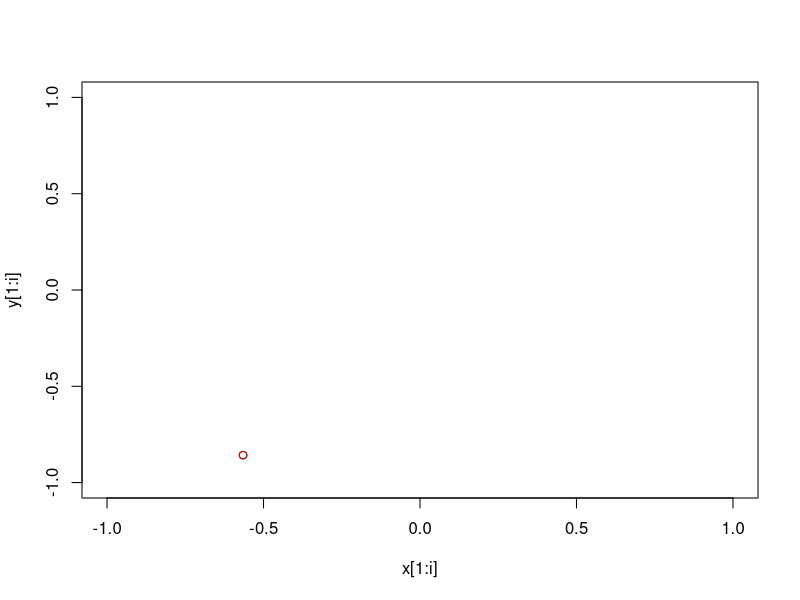
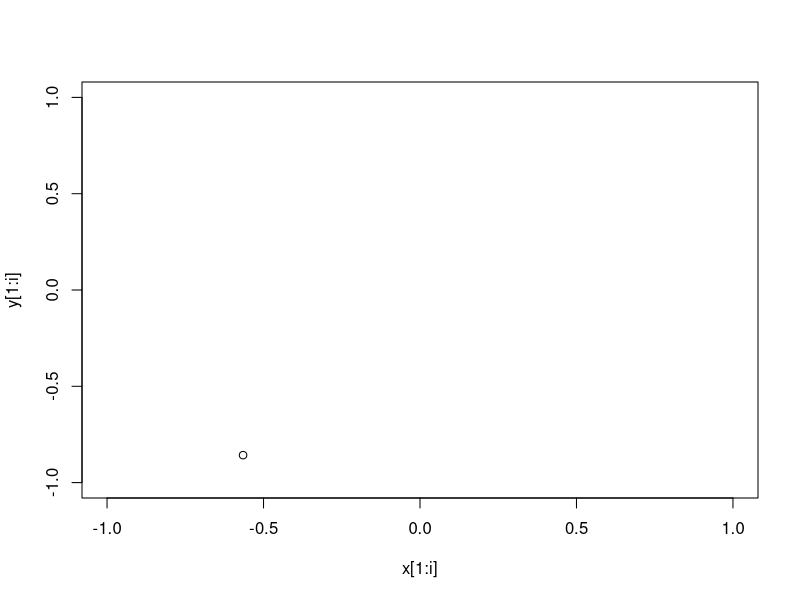
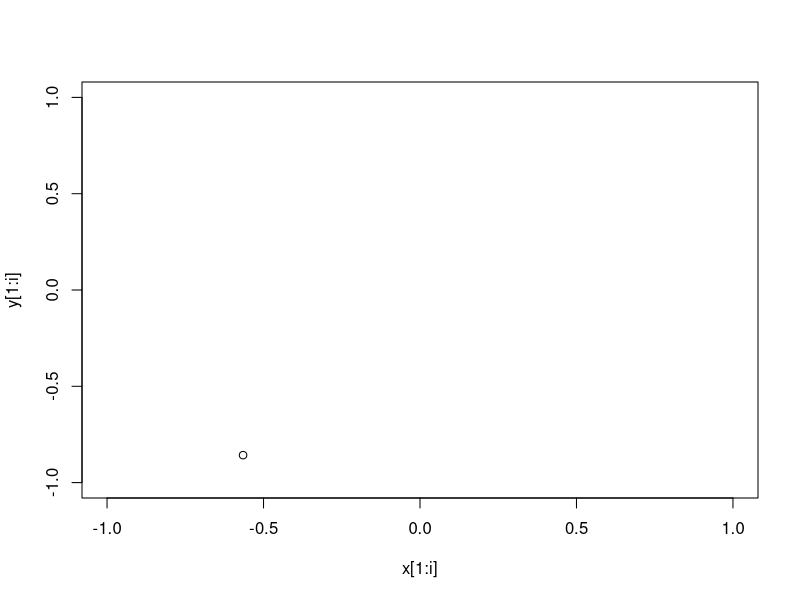
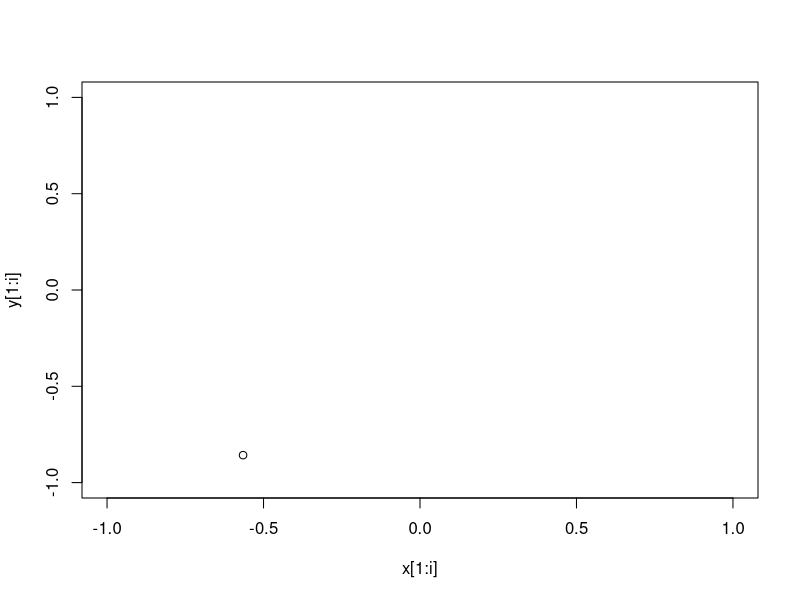
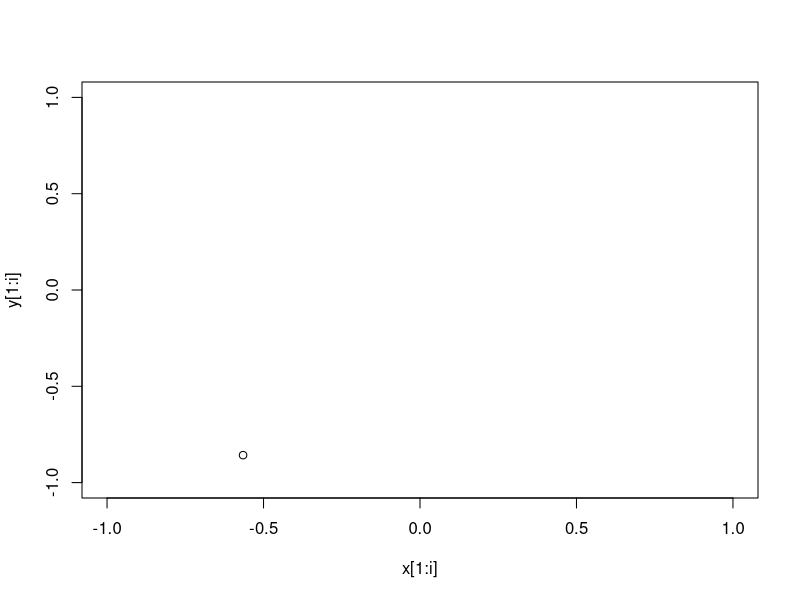
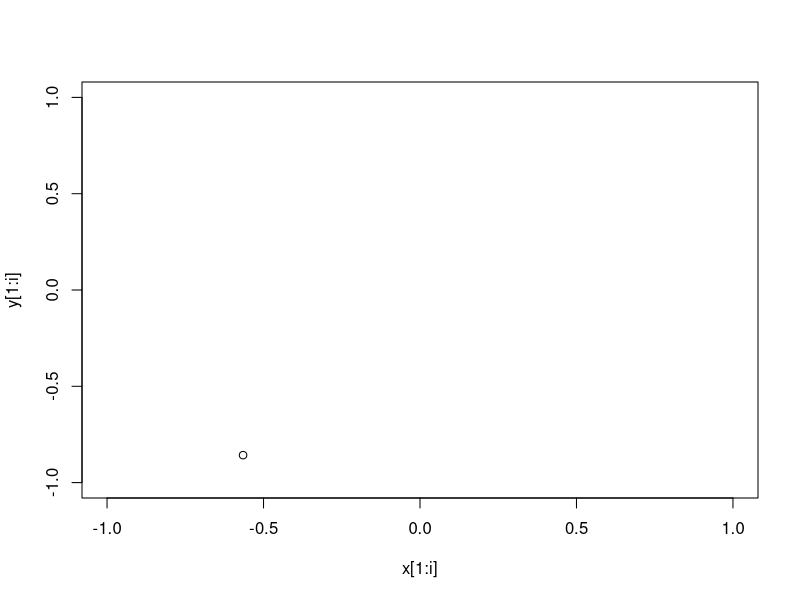
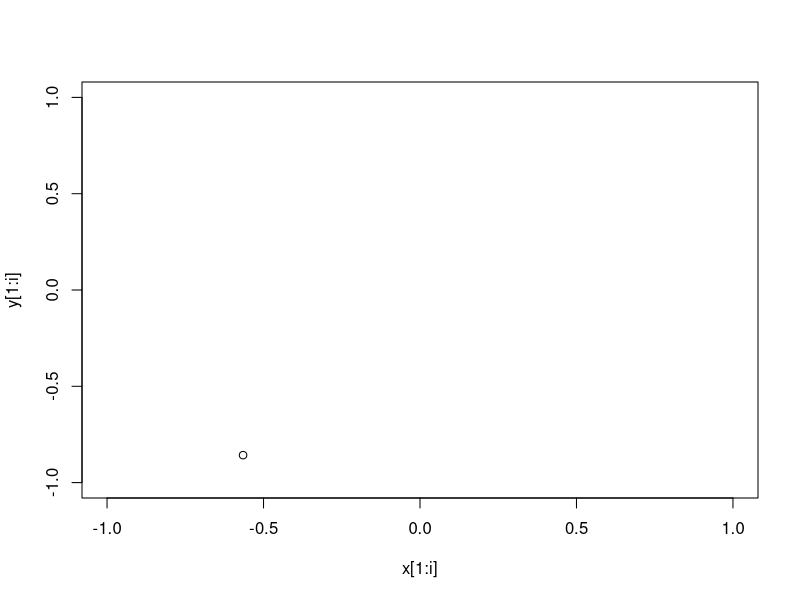
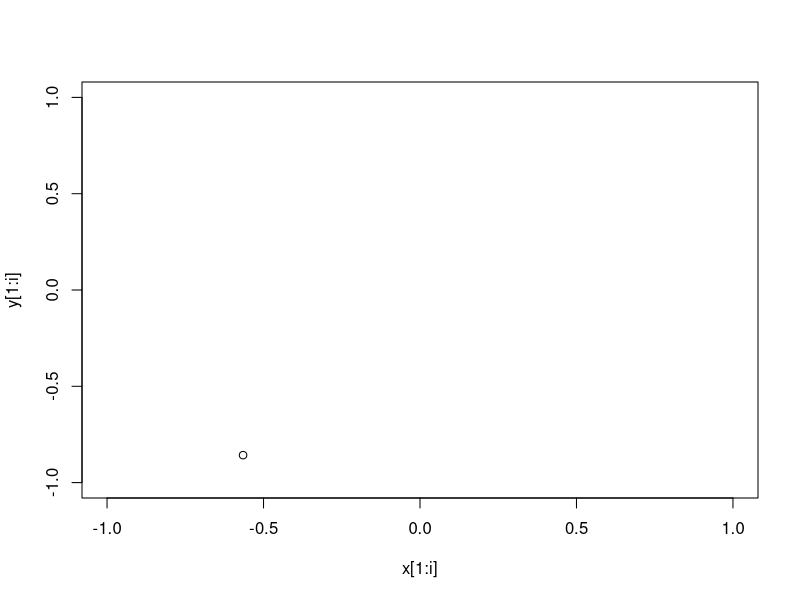

Write the R code that produced these figures, in order.
#Looped code for monte carlo dart simulation

throws = 100 #1000000
landed = 0 #landed in circle

for (i in seq(1,throws)){
    x = runif(1, min=-1, max=1)
    y = runif(1, min=-1, max=1)

    if ((x^2)+(y^2) <= 1) {
        landed = landed + 1
    }
}

print(4 * (landed/throws))

for (i in seq(1, throws)) {
        plot(x[1:i], y[1:i], xlim=c(-1,1), ylim=c(-1,1))
    points(x[i], y[i], col="red")
        Sys.sleep(0.5)
}



